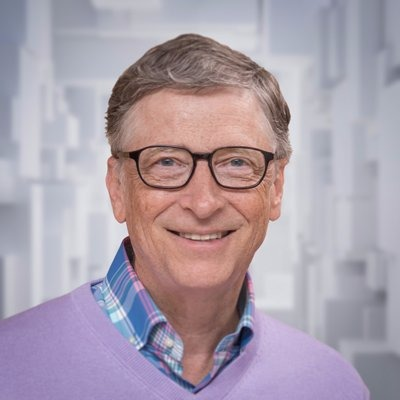
#> input picture Dataset/train/Bill_Gates_Train/WhatsApp Image 2025-05-15 at 19.42.09_2663af78.jpg, 400 x 400 px, found by its file name; its folder holds only this picture in this run
$ python faceRec.py
#> lines starting #> are read from the running program, lines starting #| are printed output that depends on the picture
import os
import cv2
import numpy as np
import matplotlib.pyplot as plt

# Paths
train_dir = r"C:\Users\MD HASSAN IRSHAD\Desktop\Face regonization system\dataset\train"
test_dir = r"C:\Users\MD HASSAN IRSHAD\Desktop\Face regonization system\dataset\test"

# Initialize face detector
face_cascade = cv2.CascadeClassifier(cv2.data.haarcascades + "haarcascade_frontalface_default.xml")

# # Initialize LBPH recognizer
recognizer = cv2.face.LBPHFaceRecognizer_create()

# # Function: Prepare training data
def prepare_training_data(data_folder_path):
    faces = []
    labels = []
    label_dict = {}
    current_label = 0

    for person_name in os.listdir(data_folder_path):
        person_path = os.path.join(data_folder_path, person_name)
        if not os.path.isdir(person_path):
            continue

        print(f"Processing person: {person_name}")
        label_dict[current_label] = person_name

        for image_name in os.listdir(person_path):
            image_path = os.path.join(person_path, image_name)
            # Read image in grayscale
            img = cv2.imread(image_path, cv2.IMREAD_GRAYSCALE)
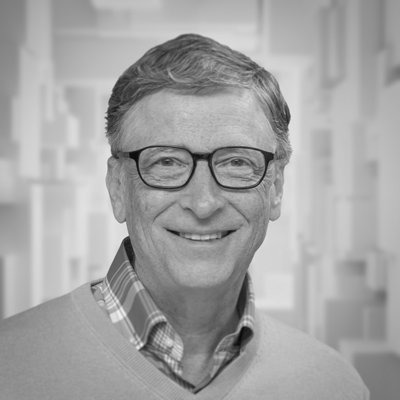
#> img: shape (400, 400); min 5, max 245, mean 163.9
            if img is None:
                continue

            # Detect faces
            faces_rects = face_cascade.detectMultiScale(img, scaleFactor=1.1, minNeighbors=5)
#> faces_rects = [[88, 87, 202, 202]]

            for (x, y, w, h) in faces_rects:
                face = img[y:y+h, x:x+w]
                face = cv2.resize(face, (200, 200))
                faces.append(face)
                labels.append(current_label)
                break  # Use only one face per image
#> this loop made 1 pass
#> pass 1, in prepare_training_data, `face = img[y:y+h, x:x+w]`:
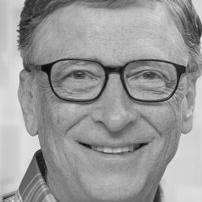
#> face: shape (202, 202); min 5, max 236, mean 153.9
#> pass 1, in prepare_training_data, `face = cv2.resize(face, (200, 200))`:
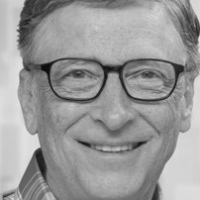
#> face: shape (200, 200); min 10, max 228, mean 153.8
#> after the loop, faces = 1 item; labels = [0]

        current_label += 1
#> pass 2 of the loop in prepare_training_data, `for person_name in os.listdir(data_folder_path):`:
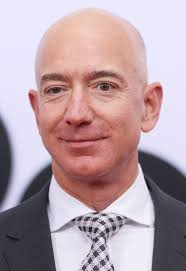
#> input picture Dataset/train/Jeff_Buz_Train/download (1).jpeg, 186 x 271 px, found by its file name
#> in prepare_training_data, `img = cv2.imread(image_path, cv2.IMREAD_GRAYSCALE)`:
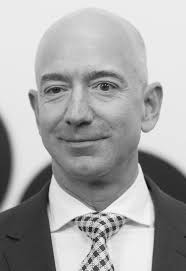
#> img: shape (271, 186); min 2, max 255, mean 167.5
#> faces_rects = [[16, 39, 127, 127]]
#> the loop in prepare_training_data, `for (x, y, w, h) in faces_rects:` made 1 pass
#> pass 1, in prepare_training_data, `face = img[y:y+h, x:x+w]`:
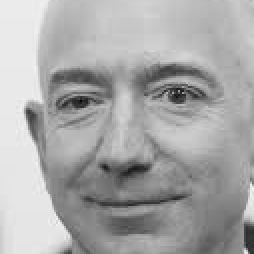
#> face: shape (127, 127) (shown 2 times larger); min 4, max 248, mean 168.3
#> after the loop in prepare_training_data, `for (x, y, w, h) in faces_rects:`: faces = 2 items; labels = [0, 1]

    return faces, labels, label_dict


# # Prepare training data
print("Preparing training data...")
faces, labels, label_dict = prepare_training_data(train_dir)
#> faces = 2 items; labels = [0, 1]; label_dict = {0: 'Bill_Gates_Train', 1: 'Jeff_Buz_Train'}
print(f"Total faces: {len(faces)}, Total labels: {len(set(labels))}")
#| Total faces: 2, Total labels: 2

# # Train recognizer
print("Training recognizer...")
recognizer.train(faces, np.array(labels))
print("Training complete!")


# Function: Evaluate on test data
def evaluate(test_folder):
    correct = 0
    total = 0
#> (the run stopped early here; a loop or call above may not have finished)
